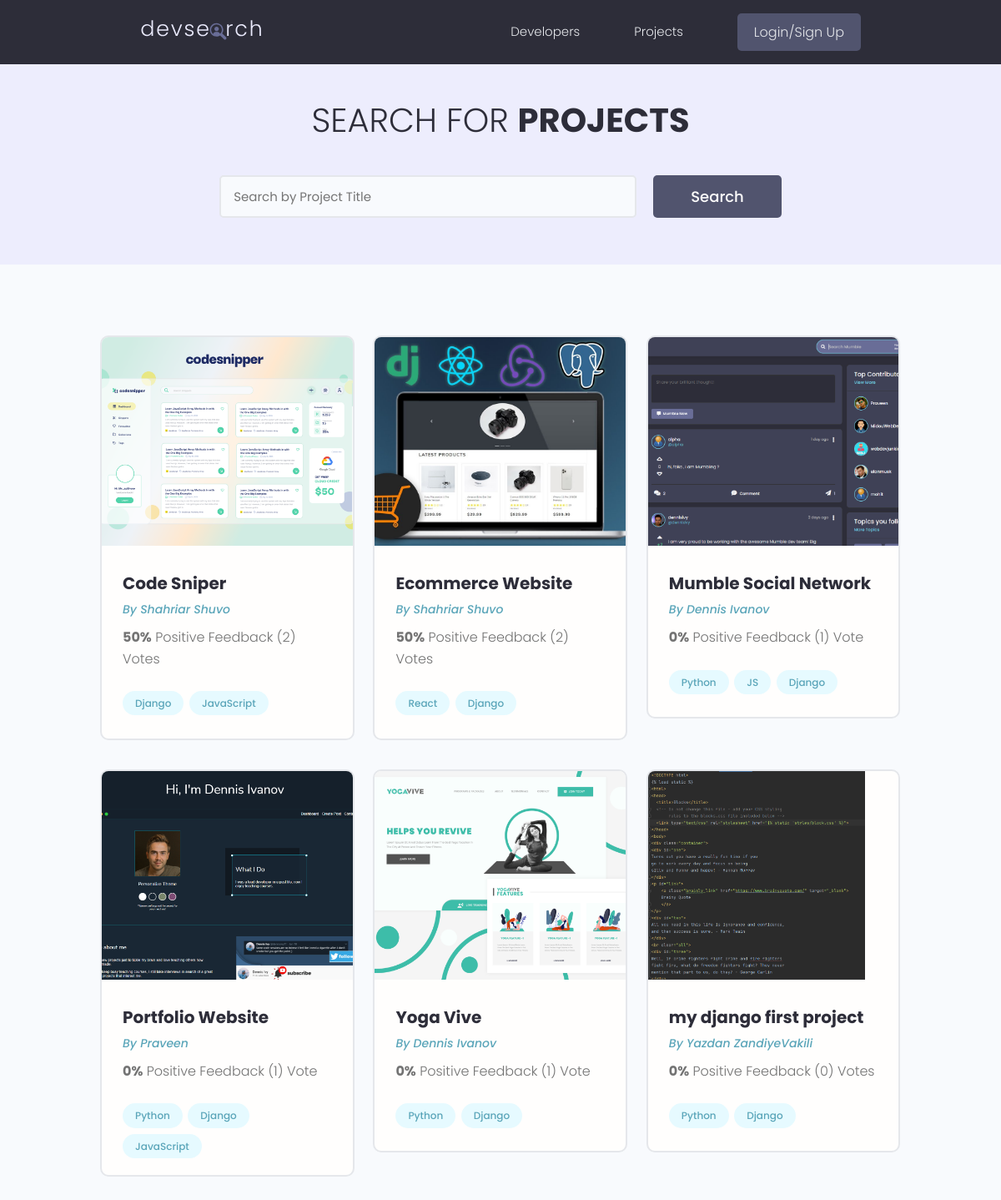
/projects/, run on the app's committed database.
### projects/models.py (models this page shows, shortened)
class Project(models.Model):
    owner = models.ForeignKey(
        Profile, null=True, blank=True, on_delete=models.CASCADE)
    title = models.CharField(max_length=200)
    description = models.TextField(null=True, blank=True)
    featured_image = models.ImageField(
        null=True, blank=True, default="default.jpg")
    demo_link = models.CharField(max_length=2000, null=True, blank=True)
    source_link = models.CharField(max_length=2000, null=True, blank=True)
    tags = models.ManyToManyField('Tag', blank=True)
    vote_total = models.IntegerField(default=0, null=True, blank=True)
    vote_ratio = models.IntegerField(default=0, null=True, blank=True)
    created = models.DateTimeField(auto_now_add=True)
    id = models.UUIDField(default=uuid.uuid4, unique=True,
                          primary_key=True, editable=False)
    class Meta:
        ordering = ['-vote_ratio', '-vote_total', 'title']
    @property
    def imageURL(self):
        try:
            url = self.featured_image.url
        except:
            url = ''
        return url

class Tag(models.Model):
    name = models.CharField(max_length=200)
    created = models.DateTimeField(auto_now_add=True)
    id = models.UUIDField(default=uuid.uuid4, unique=True,
                          primary_key=True, editable=False)
    def __str__(self):
        return self.name

### users/models.py (models this page shows, shortened)
class Profile(models.Model):
    user = models.OneToOneField(
        User, on_delete=models.CASCADE, null=True, blank=True)
    name = models.CharField(max_length=200, blank=True, null=True)
    email = models.EmailField(max_length=500, blank=True, null=True)
    username = models.CharField(max_length=200, blank=True, null=True)
    location = models.CharField(max_length=200, blank=True, null=True)
    short_intro = models.CharField(max_length=200, blank=True, null=True)
    bio = models.TextField(blank=True, null=True)
    profile_image = models.ImageField(
        null=True, blank=True, upload_to='profiles/', default="profiles/user-default.png")
    social_github = models.CharField(max_length=200, blank=True, null=True)
    social_twitter = models.CharField(max_length=200, blank=True, null=True)
    social_linkedin = models.CharField(max_length=200, blank=True, null=True)
    social_youtube = models.CharField(max_length=200, blank=True, null=True)
    social_website = models.CharField(max_length=200, blank=True, null=True)
    created = models.DateTimeField(auto_now_add=True)
    id = models.UUIDField(default=uuid.uuid4, unique=True,
                          primary_key=True, editable=False)
    class Meta:
        ordering = ['created']

### projects/views.py (the view)
# urls.py: path('projects/', views.getProjects),
def projects(request):
    projects, search_query = searchProjects(request)
    custom_range, projects = paginateProjects(request, projects, 6)
    context = {'projects': projects,
               'search_query': search_query, 'custom_range': custom_range}
    return render(request, 'projects/projects.html', context)

### projects/utils.py (called while the page is built)
def paginateProjects(request, projects, results):
    page = request.GET.get('page')
    paginator = Paginator(projects, results)
    try:
        projects = paginator.page(page)
    except PageNotAnInteger:
        page = 1
        projects = paginator.page(page)
    except EmptyPage:
        page = paginator.num_pages
        projects = paginator.page(page)
    leftIndex = (int(page) - 4)
    if leftIndex < 1:
        leftIndex = 1
    rightIndex = (int(page) + 5)
    if rightIndex > paginator.num_pages:
        rightIndex = paginator.num_pages + 1
    custom_range = range(leftIndex, rightIndex)
    return custom_range, projects

def searchProjects(request):
    search_query = ''
    if request.GET.get('search_query'):
        search_query = request.GET.get('search_query')
    tags = Tag.objects.filter(name__icontains=search_query)
    projects = Project.objects.distinct().filter(
        Q(title__icontains=search_query) |
        Q(description__icontains=search_query) |
        Q(owner__name__icontains=search_query) |
        Q(tags__in=tags)
    )
    return projects, search_query

### projects/templates/projects/projects.html (shortened to what this page needs)
{% extends 'main.html' %}
{% block content %}
<main class="projects">
    <section class="hero-section text-center">
        <div class="container container--narrow">
            <div class="hero-section__box">
                <h2>Search for <span>Projects</span></h2>
            </div>
            <div class="hero-section__search">
                <form id='searchForm' class="form" action="{% url 'projects' %}" method="get">
                    <div class="form__field">
                        <input class="input input--text" id="formInput#search" type="text" name="search_query"
                            placeholder="Search by Project Title" value="{{search_query}}" />
                    </div>
                    <input class="btn btn--sub btn--lg" type="submit" value="Search" />
                </form>
            </div>
        </div>
    </section>
    <section class="projectsList">
        <div class="container">
            <div class="grid grid--three">
                {% for project in projects %}
                <div class="column">
                    <div class="card project">
                        <a href="{% url 'project' project.id %}" class="project">
                            <img class="project__thumbnail" src="{{project.imageURL}}" alt="project thumbnail" />
                            <div class="card__body">
                                <h3 class="project__title">{{project.title}}</h3>
                                <p><a class="project__author" href="{% url 'user-profile' project.owner.id %}">By
                                        {{project.owner.name}}</a>
                                </p>
                                <p class="project--rating">
                                    <span style="font-weight: bold;">{{project.vote_ratio}}%</span> Positive
                                    Feedback ({{project.vote_total}}) Vote{{project.vote_total|pluralize:"s"}}
                                </p>
                                <div class="project__tags">
                                    {% for tag in project.tags.all %}
                                    <span class="tag tag--pill tag--main">
                                        <small>{{tag}}</small>
                                    </span>
                                    {% endfor %}
                                </div>
                            </div>
                        </a>
                    </div>
                </div>
                {% endfor %}
            </div>
        </div>
    </section>
</main>
{% endblock %}

### templates/main.html (shortened to what this page needs)
<!DOCTYPE html>
{% load static %}
<html>
<head>
    <link rel="stylesheet" href="https://cdn.iconmonstr.com/1.3.0/css/iconmonstr-iconic-font.min.css" />
    <link rel="stylesheet" href="{% static 'uikit/styles/uikit.css' %}" />
    <link rel="stylesheet" href="{% static 'styles/app.css' %}" />
</head>
<body>
    {% include 'navbar.html' %}
    {% block content %}
    {% endblock content %}
</body>
</html>

### templates/navbar.html (shortened to what this page needs)
{% load static %}
<header class="header">
    <div class="container container--narrow">
        <a href="{% url 'profiles' %}" class="header__logo">
            <img src="{% static 'images/logo.svg' %} " alt="DevSearch Logo" />
        </a>
        <nav class="header__nav">
            <ul class="header__menu">
                <li class="header__menuItem"><a href="{% url 'profiles' %}">Developers</a></li>
                <li class="header__menuItem"><a href="{% url 'projects' %}">Projects</a></li>
                {% if request.user.is_authenticated %}
                <li class="header__menuItem"><a href="{% url 'inbox' %}">Inbox</a></li>
                <li class="header__menuItem"><a href="{% url 'account' %}">Account</a></li>
                <li class="header__menuItem"><a href="{% url 'logout' %}" class="btn btn--sub">Logout</a></li>
                {% else %}
                <li class="header__menuItem"><a href="{% url 'login' %}" class="btn btn--sub">Login/Sign Up</a></li>
                {% endif %}
            </ul>
        </nav>
    </div>
</header>

### static/styles/app.css (style rules this page uses)
:root { --color-sub: #2d2d39; }
.btn--sub { background-color: var(--color-sub-light); }
.card { border: 2px solid var(--color-light); }
img { width: 100%; }
.header { position: sticky; z-index: 111; background-color: var(--color-sub); padding: 1.5rem 0; }
.header > .container { display: flex; justify-content: space-between; align-items: center; }
.header__logo > img { height: 3.8rem; }
.header__nav > ul { display: inline-flex; align-items: center; list-style: none; gap: 6.5rem; }
.header__menuItem > a { color: var(--color-light); font-weight: 300; }
.hero-section { height: 40vh; display: flex; align-items: center; background-color: var(--color-sub); }
.hero-section__box { margin-bottom: 4rem; }
.hero-section__box > h2, .hero-section__box > h2 > span { font-size: 4rem; color: var(--color-light); line-height: 1.3; text-transform: uppercase; }
.hero-section__box > h2 { font-weight: 300; }
.hero-section__box > h2 > span { font-weight: 700; }
.hero-section__search > .form { display: flex; align-items: center; justify-content: center; gap: 2rem; }
.hero-section__search > .form input.input--text { width: 50rem; }
.project__author { font-size: 1.4rem; font-style: italic; }
.project--rating { margin-bottom: 1.6em; margin-top: .5em; }
.projects > .hero-section { background: var(--color-sub-lighter); height: 30vh; }
.projects .hero-section__box { margin-bottom: 2.5rem; }
.projects .hero-section__box > h2 { color: var(--color-sub); }
.projects .hero-section__box > h2 > span { font-weight: 700; color: var(--color-sub); }
.projectsList { margin-top: 8rem; }
.project__thumbnail { height: 25rem; object-fit: cover; object-position: top center; }
.project__title { font-size: 2rem; font-weight: 700; color: var(--color-sub); }

### static/uikit/styles/modules/_variables.css (style rules this page uses)
:root { --color-main: #5aa5b9; --color-main-light: #e6faff; --color-sub: #3f4156; --color-sub-light: #51546e; --color-sub-lighter: #ededfd; --color-text: #737373; --color-gray: #8b8b8b; --color-light: #e5e7eb; --color-light-gray: #767676; --color-bg: #f8fafd; --color-white: #fffefd; --color-white-light: #f3f3f3; --color-success: #359e64; --color-success-bg: #def8e8; --color-error: #fc4b0b; --color-error-bg: #fff2ee; --font-base: 'Poppins', arial, helvetica, 'Segoe UI', roboto, ubuntu, sans-serif; --font-monospace: 'Fira Code', 'Courier New', courier, monospace; --font-regular: 300; --font-medium: 500; --font-bold: 700; --generic-shadow: 1px 1px 5px #00000010; --generic-transition: all 0.3s ease-in-out; }

### static/uikit/styles/modules/_base.css (style rules this page uses)
* { margin: 0; padding: 0; box-sizing: border-box; text-rendering: optimizeLegibility; color: inherit; font-size: inherit; }
html { font-size: 50%; }
@media only screen and (min-width: 480px) { html { font-size: 56.25%; } }
@media only screen and (min-width: 1200px) { html { font-size: 62.5%; } }
body { line-height: 1.6; font-weight: 400; font-size: 1.5rem; color: var(--color-text); background-color: var(--color-bg); min-height: 100vh; }

### static/uikit/styles/modules/_typography.css (style rules this page uses)
* { font-family: var(--font-base); }
h2 { font-size: 3.6rem; font-weight: var(--font-bold); }
h3 { font-size: 3.2rem; font-weight: var(--font-medium); }
p, span, strong { font-size: 1.6rem; color: var(--color-text); font-weight: var(--font-regular); }
a { padding-bottom: 2px; text-decoration: none; display: inline-block; color: var(--color-main); font-weight: var(--font-medium); }

### static/uikit/styles/modules/_utilities.css (style rules this page uses)
.container { width: 92%; max-width: 165rem; margin: 0 auto; box-sizing: border-box; }
.container--narrow { width: 92%; max-width: 120rem; }
@media screen and (min-width: 1000px) { .container { width: 90%; } }
@media screen and (min-width: 1000px) { .container--narrow { width: 85%; } }
@media screen and (min-width: 1200px) { .container { width: 80%; } }
@media screen and (min-width: 1200px) { .container--narrow { width: 72%; } }
.text-center { text-align: center; }

### static/uikit/styles/modules/_button.css (style rules this page uses)
.btn { display: inline-block; position: relative; cursor: pointer; background-color: var(--color-light); font-weight: var(--font-medium); color: var(--color-sub); text-decoration: none; padding: 1rem 2rem; border-radius: 0.5rem; border: none; width: -webkit-fit-content; width: -moz-fit-content; width: fit-content; height: -webkit-fit-content; height: -moz-fit-content; height: fit-content; font-size: 1.6rem; outline-width: 0; outline-color: transparent; -webkit-backface-visibility: hidden; backface-visibility: hidden; transition: all 0.3s ease-in-out; }
.btn--sub { background-color: var(--color-sub); color: var(--color-white); }
.btn--lg { font-size: 1.8rem; padding: 1.2rem 4.5rem; }

### data on the page
Project: imageURL (picture), title "Code Sniper", owner.name "Shahriar Shuvo", vote_ratio "50", vote_total "2"
Tag: name "Django"
Tag: name "JavaScript"
Project: imageURL (picture), title "Ecommerce Website", owner.name "Shahriar Shuvo", vote_ratio "50", vote_total "2"
Tag: name "React"
Project: imageURL (picture), title "Mumble Social Network", owner.name "Dennis Ivanov", vote_ratio "0", vote_total "1"
Tag: name "Python"
Tag: name "JS"
Project: imageURL (picture), title "Portfolio Website", owner.name "Praveen", vote_ratio "0", vote_total "1"
Project: imageURL (picture), title "Yoga Vive", owner.name "Dennis Ivanov", vote_ratio "0", vote_total "1"
Project: imageURL (picture), title "my django first project", owner.name "Yazdan ZandiyeVakili", vote_ratio "0", vote_total "0"
